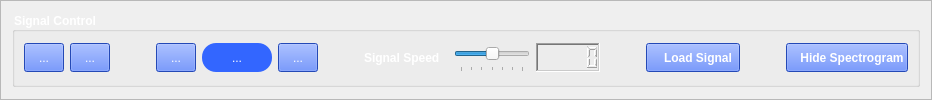
              <widget class="QFrame" name="frame_28">
               <property name="frameShape">
                <enum>QFrame::StyledPanel</enum>
               </property>
               <property name="frameShadow">
                <enum>QFrame::Raised</enum>
               </property>
               <layout class="QGridLayout" name="gridLayout_34">
                <item row="0" column="0">
                 <widget class="QGroupBox" name="groupBox_10">
                  <property name="sizePolicy">
                   <sizepolicy hsizetype="Preferred" vsizetype="Maximum">
                    <horstretch>0</horstretch>
                    <verstretch>0</verstretch>
                   </sizepolicy>
                  </property>
                  <property name="maximumSize">
                   <size>
                    <width>16777215</width>
                    <height>75</height>
                   </size>
                  </property>
                  <property name="font">
                   <font>
                    <pointsize>9</pointsize>
                    <weight>75</weight>
                    <bold>true</bold>
                   </font>
                  </property>
                  <property name="styleSheet">
                   <string notr="true">color: rgb(255, 255, 255);</string>
                  </property>
                  <property name="title">
                   <string>Signal Control</string>
                  </property>
                  <layout class="QGridLayout" name="gridLayout_48">
                   <item row="0" column="0">
                    <layout class="QGridLayout" name="gridLayout_49">
                     <item row="0" column="5">
                      <widget class="QToolButton" name="ECG_Abnormalities_Reset_Button">
                       <property name="sizePolicy">
                        <sizepolicy hsizetype="Expanding" vsizetype="Fixed">
                         <horstretch>0</horstretch>
                         <verstretch>0</verstretch>
                        </sizepolicy>
                       </property>
                       <property name="minimumSize">
                        <size>
                         <width>40</width>
                         <height>29</height>
                        </size>
                       </property>
                       <property name="styleSheet">
                        <string notr="true">background-color:#3366ff;</string>
                       </property>
                       <property name="text">
                        <string>...</string>
                       </property>
                       <property name="icon">
                        <iconset>
                         <normaloff>Assets/rewind.png</normaloff>Assets/rewind.png</iconset>
                       </property>
                       <property name="iconSize">
                        <size>
                         <width>20</width>
                         <height>20</height>
                        </size>
                       </property>
                      </widget>
                     </item>
                     <item row="0" column="7">
                      <widget class="QLabel" name="label_27">
                       <property name="minimumSize">
                        <size>
                         <width>84</width>
                         <height>29</height>
                        </size>
                       </property>
                       <property name="font">
                        <font>
                         <pointsize>9</pointsize>
                         <weight>75</weight>
                         <bold>true</bold>
                        </font>
                       </property>
                       <property name="styleSheet">
                        <string notr="true">color: &quot;white&quot;;</string>
                       </property>
                       <property name="text">
                        <string>Signal Speed</string>
                       </property>
                      </widget>
                     </item>
                     <item row="0" column="8">
                      <widget class="QSlider" name="ECG_Abnormalities_Signal_Speed_Slider">
                       <property name="sizePolicy">
                        <sizepolicy hsizetype="Expanding" vsizetype="Fixed">
                         <horstretch>120</horstretch>
                         <verstretch>0</verstretch>
                        </sizepolicy>
                       </property>
                       <property name="minimumSize">
                        <size>
                         <width>0</width>
                         <height>29</height>
                        </size>
                       </property>
                       <property name="maximumSize">
                        <size>
                         <width>300</width>
                         <height>16777215</height>
                        </size>
                       </property>
                       <property name="minimum">
                        <number>-3</number>
                       </property>
                       <property name="maximum">
                        <number>3</number>
                       </property>
                       <property name="singleStep">
                        <number>0</number>
                       </property>
                       <property name="pageStep">
                        <number>0</number>
                       </property>
                       <property name="value">
                        <number>0</number>
                       </property>
                       <property name="sliderPosition">
                        <number>0</number>
                       </property>
                       <property name="tracking">
                        <bool>true</bool>
                       </property>
                       <property name="orientation">
                        <enum>Qt::Horizontal</enum>
                       </property>
                       <property name="invertedAppearance">
                        <bool>false</bool>
                       </property>
                       <property name="invertedControls">
                        <bool>false</bool>
                       </property>
                       <property name="tickPosition">
                        <enum>QSlider::TicksBelow</enum>
                       </property>
                       <property name="tickInterval">
                        <number>1</number>
                       </property>
                      </widget>
                     </item>
                     <item row="0" column="0">
                      <widget class="QToolButton" name="ECG_Abnormalities_Zooming_In_Button">
                       <property name="sizePolicy">
                        <sizepolicy hsizetype="Expanding" vsizetype="Fixed">
                         <horstretch>0</horstretch>
                         <verstretch>0</verstretch>
                        </sizepolicy>
                       </property>
                       <property name="minimumSize">
                        <size>
                         <width>40</width>
                         <height>29</height>
                        </size>
                       </property>
                       <property name="font">
                        <font>
                         <italic>false</italic>
                        </font>
                       </property>
                       <property name="styleSheet">
                        <string notr="true">background-color:#3366ff;</string>
                       </property>
                       <property name="text">
                        <string>...</string>
                       </property>
                       <property name="icon">
                        <iconset>
                         <normaloff>Assets/zoomin.png</normaloff>Assets/zoomin.png</iconset>
                       </property>
                      </widget>
                     </item>
                     <item row="0" column="6">
                      <spacer name="horizontalSpacer_25">
                       <property name="orientation">
                        <enum>Qt::Horizontal</enum>
                       </property>
                       <property name="sizeHint" stdset="0">
                        <size>
                         <width>40</width>
                         <height>20</height>
                        </size>
                       </property>
                      </spacer>
                     </item>
                     <item row="0" column="1">
                      <widget class="QToolButton" name="ECG_Abnormalities_Zooming_Out_Button">
                       <property name="sizePolicy">
                        <sizepolicy hsizetype="Expanding" vsizetype="Fixed">
                         <horstretch>0</horstretch>
                         <verstretch>0</verstretch>
                        </sizepolicy>
                       </property>
                       <property name="minimumSize">
                        <size>
                         <width>40</width>
                         <height>29</height>
                        </size>
                       </property>
                       <property name="styleSheet">
                        <string notr="true">background-color:#3366ff;</string>
                       </property>
                       <property name="text">
                        <string>...</string>
                       </property>
                       <property name="icon">
                        <iconset>
                         <normaloff>Assets/zoom-out.png</normaloff>Assets/zoom-out.png</iconset>
                       </property>
                       <property name="iconSize">
                        <size>
                         <width>20</width>
                         <height>20</height>
                        </size>
                       </property>
                      </widget>
                     </item>
                     <item row="0" column="2">
                      <spacer name="horizontalSpacer_26">
                       <property name="orientation">
                        <enum>Qt::Horizontal</enum>
                       </property>
                       <property name="sizeHint" stdset="0">
                        <size>
                         <width>40</width>
                         <height>20</height>
                        </size>
                       </property>
                      </spacer>
                     </item>
                     <item row="0" column="9">
                      <widget class="QLCDNumber" name="ECG_Abnormalities_Signal_Speed_LCD">
                       <property name="enabled">
                        <bool>true</bool>
                       </property>
                       <property name="minimumSize">
                        <size>
                         <width>0</width>
                         <height>29</height>
                        </size>
                       </property>
                       <property name="font">
                        <font>
                         <weight>75</weight>
                         <bold>true</bold>
                        </font>
                       </property>
                       <property name="frameShape">
                        <enum>QFrame::WinPanel</enum>
                       </property>
                       <property name="frameShadow">
                        <enum>QFrame::Sunken</enum>
                       </property>
                       <property name="lineWidth">
                        <number>1</number>
                       </property>
                       <property name="segmentStyle">
                        <enum>QLCDNumber::Outline</enum>
                       </property>
                       <property name="intValue" stdset="0">
                        <number>0</number>
                       </property>
                      </widget>
                     </item>
                     <item row="0" column="10">
                      <spacer name="horizontalSpacer_27">
                       <property name="orientation">
                        <enum>Qt::Horizontal</enum>
                       </property>
                       <property name="sizeHint" stdset="0">
                        <size>
                         <width>40</width>
                         <height>20</height>
                        </size>
                       </property>
                      </spacer>
                     </item>
                     <item row="0" column="11">
                      <widget class="QPushButton" name="ECG_Abnormalities_Load_Signal_Button">
                       <property name="sizePolicy">
                        <sizepolicy hsizetype="Expanding" vsizetype="Fixed">
                         <horstretch>150</horstretch>
                         <verstretch>0</verstretch>
                        </sizepolicy>
                       </property>
                       <property name="minimumSize">
                        <size>
                         <width>0</width>
                         <height>29</height>
                        </size>
                       </property>
                       <property name="maximumSize">
                        <size>
                         <width>300</width>
                         <height>16777215</height>
                        </size>
                       </property>
                       <property name="sizeIncrement">
                        <size>
                         <width>0</width>
                         <height>0</height>
                        </size>
                       </property>
                       <property name="font">
                        <font>
                         <weight>75</weight>
                         <bold>true</bold>
                        </font>
                       </property>
                       <property name="styleSheet">
                        <string notr="true">background-color:#3366ff;</string>
                       </property>
                       <property name="text">
                        <string>   Load Signal</string>
                       </property>
                       <property name="icon">
                        <iconset>
                         <normaloff>Assets/move-to.png</normaloff>Assets/move-to.png</iconset>
                       </property>
                       <property name="iconSize">
                        <size>
                         <width>20</width>
                         <height>20</height>
                        </size>
                       </property>
                      </widget>
                     </item>
                     <item row="0" column="12">
                      <spacer name="horizontalSpacer_47">
                       <property name="orientation">
                        <enum>Qt::Horizontal</enum>
                       </property>
                       <property name="sizeHint" stdset="0">
                        <size>
                         <width>40</width>
                         <height>20</height>
                        </size>
                       </property>
                      </spacer>
                     </item>
                     <item row="0" column="13">
                      <widget class="QPushButton" name="ECG_ABnormalities_Hide_Show_Spectrogram_Button">
                       <property name="sizePolicy">
                        <sizepolicy hsizetype="Expanding" vsizetype="Fixed">
                         <horstretch>150</horstretch>
                         <verstretch>0</verstretch>
                        </sizepolicy>
                       </property>
                       <property name="minimumSize">
                        <size>
                         <width>0</width>
                         <height>29</height>
                        </size>
                       </property>
                       <property name="maximumSize">
                        <size>
                         <width>300</width>
                         <height>16777215</height>
                        </size>
                       </property>
                       <property name="sizeIncrement">
                        <size>
                         <width>0</width>
                         <height>0</height>
                        </size>
                       </property>
                       <property name="font">
                        <font>
                         <weight>75</weight>
                         <bold>true</bold>
                        </font>
                       </property>
                       <property name="styleSheet">
                        <string notr="true">background-color:#3366ff;</string>
                       </property>
                       <property name="text">
                        <string>   Hide Spectrogram</string>
                       </property>
                       <property name="icon">
                        <iconset>
                         <normaloff>Assets/invisible.png</normaloff>Assets/invisible.png</iconset>
                       </property>
                       <property name="iconSize">
                        <size>
                         <width>20</width>
                         <height>20</height>
                        </size>
                       </property>
                      </widget>
                     </item>
                     <item row="0" column="3">
                      <widget class="QToolButton" name="ECG_Abnormalities_Stop_Button">
                       <property name="sizePolicy">
                        <sizepolicy hsizetype="Expanding" vsizetype="Fixed">
                         <horstretch>0</horstretch>
                         <verstretch>0</verstretch>
                        </sizepolicy>
                       </property>
                       <property name="minimumSize">
                        <size>
                         <width>40</width>
                         <height>29</height>
                        </size>
                       </property>
                       <property name="styleSheet">
                        <string notr="true">background-color:#3366ff;</string>
                       </property>
                       <property name="text">
                        <string>...</string>
                       </property>
                       <property name="icon">
                        <iconset>
                         <normaloff>Assets/stop-button (2).png</normaloff>Assets/stop-button (2).png</iconset>
                       </property>
                       <property name="iconSize">
                        <size>
                         <width>20</width>
                         <height>20</height>
                        </size>
                       </property>
                      </widget>
                     </item>
                     <item row="0" column="4">
                      <widget class="QToolButton" name="ECG_Abnormalities_Play_Pause_Button">
                       <property name="sizePolicy">
                        <sizepolicy hsizetype="Expanding" vsizetype="Fixed">
                         <horstretch>0</horstretch>
                         <verstretch>0</verstretch>
                        </sizepolicy>
                       </property>
                       <property name="minimumSize">
                        <size>
                         <width>70</width>
                         <height>29</height>
                        </size>
                       </property>
                       <property name="styleSheet">
                        <string notr="true">background-color:#3366ff;
border-radius: 14px;</string>
                       </property>
                       <property name="text">
                        <string>...</string>
                       </property>
                       <property name="icon">
                        <iconset>
                         <normaloff>Assets/play (1).png</normaloff>Assets/play (1).png</iconset>
                       </property>
                       <property name="iconSize">
                        <size>
                         <width>20</width>
                         <height>20</height>
                        </size>
                       </property>
                      </widget>
                     </item>
                    </layout>
                   </item>
                  </layout>
                 </widget>
                </item>
               </layout>
              </widget>
